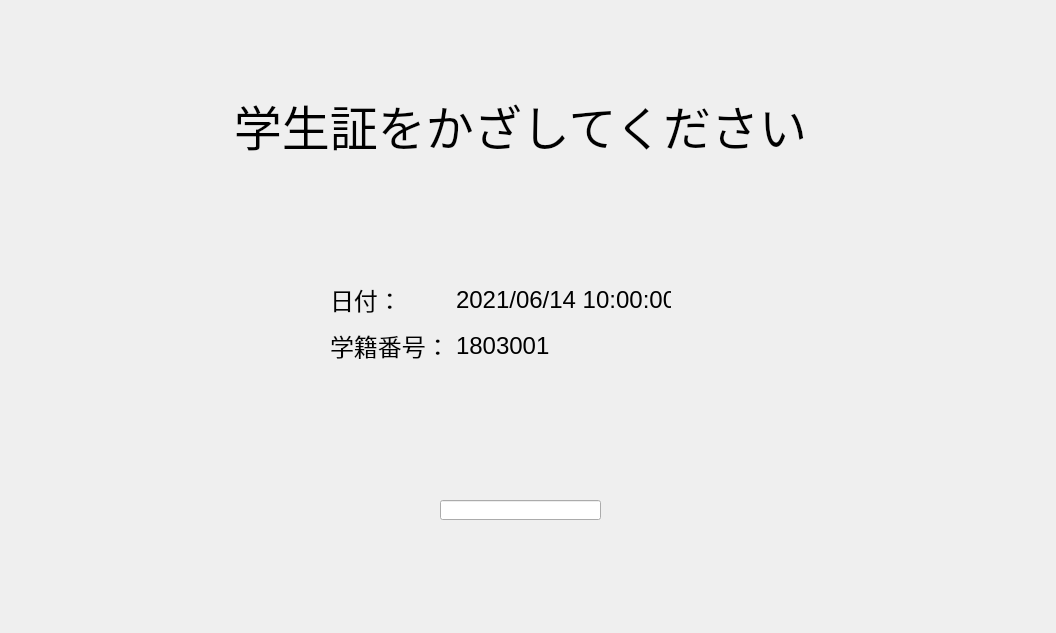
<?xml version="1.0" encoding="UTF-8"?>
<ui version="4.0">
 <class>Form</class>
 <widget class="QWidget" name="Form">
  <property name="geometry">
   <rect>
    <x>0</x>
    <y>0</y>
    <width>1056</width>
    <height>633</height>
   </rect>
  </property>
  <property name="font">
   <font>
    <pointsize>18</pointsize>
   </font>
  </property>
  <property name="windowTitle">
   <string>Form</string>
  </property>
  <widget class="QLabel" name="label">
   <property name="geometry">
    <rect>
     <x>120</x>
     <y>90</y>
     <width>801</width>
     <height>71</height>
    </rect>
   </property>
   <property name="text">
    <string>&lt;html&gt;&lt;head/&gt;&lt;body&gt;&lt;p&gt;&lt;span style=&quot; font-size:36pt;&quot;&gt;学生証をかざしてください&lt;/span&gt;&lt;/p&gt;&lt;/body&gt;&lt;/html&gt;</string>
   </property>
   <property name="alignment">
    <set>Qt::AlignCenter</set>
   </property>
  </widget>
  <widget class="QWidget" name="layoutWidget">
   <property name="geometry">
    <rect>
     <x>330</x>
     <y>280</y>
     <width>341</width>
     <height>86</height>
    </rect>
   </property>
   <layout class="QGridLayout" name="gridLayout">
    <item row="0" column="1">
     <widget class="QLabel" name="dateLabel">
      <property name="font">
       <font>
        <pointsize>18</pointsize>
       </font>
      </property>
      <property name="text">
       <string>&lt;html&gt;&lt;head/&gt;&lt;body&gt;&lt;p&gt;&lt;span style=&quot; font-size:18pt;&quot;&gt;2021/06/14 10:00:00&lt;/span&gt;&lt;/p&gt;&lt;/body&gt;&lt;/html&gt;</string>
      </property>
     </widget>
    </item>
    <item row="0" column="0">
     <widget class="QLabel" name="label_2">
      <property name="text">
       <string>&lt;html&gt;&lt;head/&gt;&lt;body&gt;&lt;p&gt;&lt;span style=&quot; font-size:18pt;&quot;&gt;日付：&lt;/span&gt;&lt;/p&gt;&lt;/body&gt;&lt;/html&gt;</string>
      </property>
     </widget>
    </item>
    <item row="1" column="0">
     <widget class="QLabel" name="label_3">
      <property name="text">
       <string>&lt;html&gt;&lt;head/&gt;&lt;body&gt;&lt;p&gt;&lt;span style=&quot; font-size:18pt;&quot;&gt;学籍番号：&lt;/span&gt;&lt;/p&gt;&lt;/body&gt;&lt;/html&gt;</string>
      </property>
     </widget>
    </item>
    <item row="1" column="1">
     <widget class="QLabel" name="numberLabel">
      <property name="text">
       <string>&lt;html&gt;&lt;head/&gt;&lt;body&gt;&lt;p&gt;&lt;span style=&quot; font-size:18pt;&quot;&gt;1803001&lt;/span&gt;&lt;/p&gt;&lt;/body&gt;&lt;/html&gt;</string>
      </property>
     </widget>
    </item>
   </layout>
  </widget>
  <widget class="QLineEdit" name="lineEdit">
   <property name="geometry">
    <rect>
     <x>440</x>
     <y>500</y>
     <width>161</width>
     <height>20</height>
    </rect>
   </property>
  </widget>
 </widget>
 <resources/>
 <connections>
  <connection>
   <sender>lineEdit</sender>
   <signal>returnPressed()</signal>
   <receiver>Form</receiver>
   <slot>returnNumber()</slot>
   <hints>
    <hint type="sourcelabel">
     <x>378</x>
     <y>317</y>
    </hint>
    <hint type="destinationlabel">
     <x>477</x>
     <y>351</y>
    </hint>
   </hints>
  </connection>
 </connections>
 <slots>
  <slot>returnNumber()</slot>
 </slots>
</ui>
